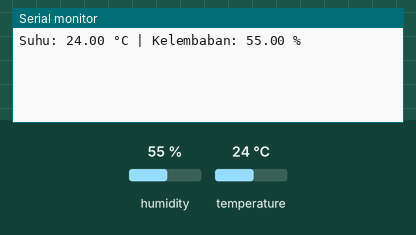
The sketch below on a simulated Arduino Uno, built with avr-gcc and run on an emulated ATmega328P. On the bench: the last lines printed to the serial monitor. The inputs (shaded band) are chosen by the test bench; at power-on: humidity 55 %, temperature 24 °C.

Above: at 3.2 s.
3.3 s: humidity set to 22 %
At 4.8 s:
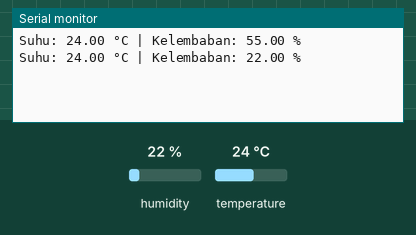
6.0 s: temperature set to 12 °C
At 7.3 s:
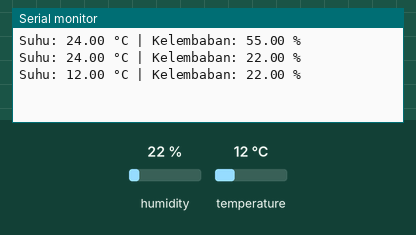
8.7 s: humidity set to 40 %
At 10.9 s:
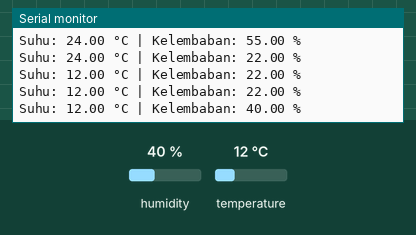
Timing chart, 0 to 12.4 s (numbered marks = the images above; inputs shaded):
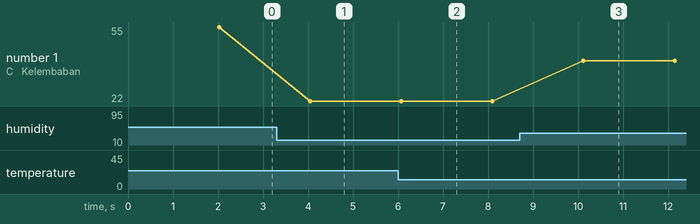

Measured:
- after the input at 3.3 s, the serial monitor: prints a new line after 0.75 s (image 1)
- after the input at 6.0 s, the serial monitor: prints a new line after 0.07 s (image 2)
- after the input at 8.7 s, the serial monitor: prints a new line after 1.4 s (image 3)
- plotted number 1: 55 → 22 after the input at 3.3 s, 22 → 40 after the input at 8.7 s

The sketch:

Percobaan1_DHT.ino
```cpp
#include <DHT.h>
#define DHTPIN 4
#define DHTTYPE DHT11

DHT dht(DHTPIN, DHTTYPE);

void setup() {
  Serial.begin(115200);
  dht.begin();
  delay(2000);
}

void loop() {
  float suhu = dht.readTemperature();
  float kelembaban = dht.readHumidity();

  if (isnan(suhu) || isnan(kelembaban)) {
    Serial.println("Gagal membaca data dari sensor DHT11!");
  } else {
    Serial.print("Suhu: ");
    Serial.print(suhu);
    Serial.print(" °C | Kelembaban: ");
    Serial.print(kelembaban);
    Serial.println(" %");
  }
  delay(2000);
}
```
